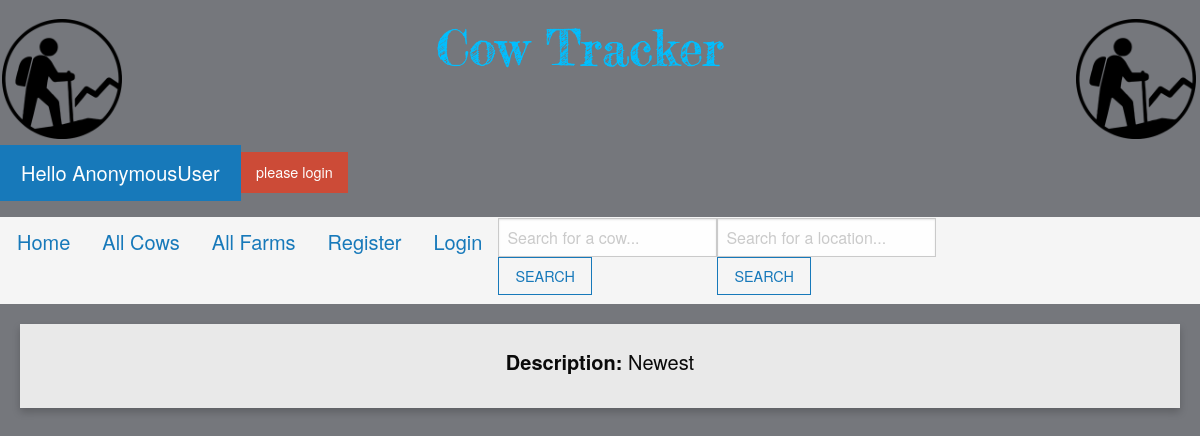
The page /single_farm/4 on the database as committed earlier.
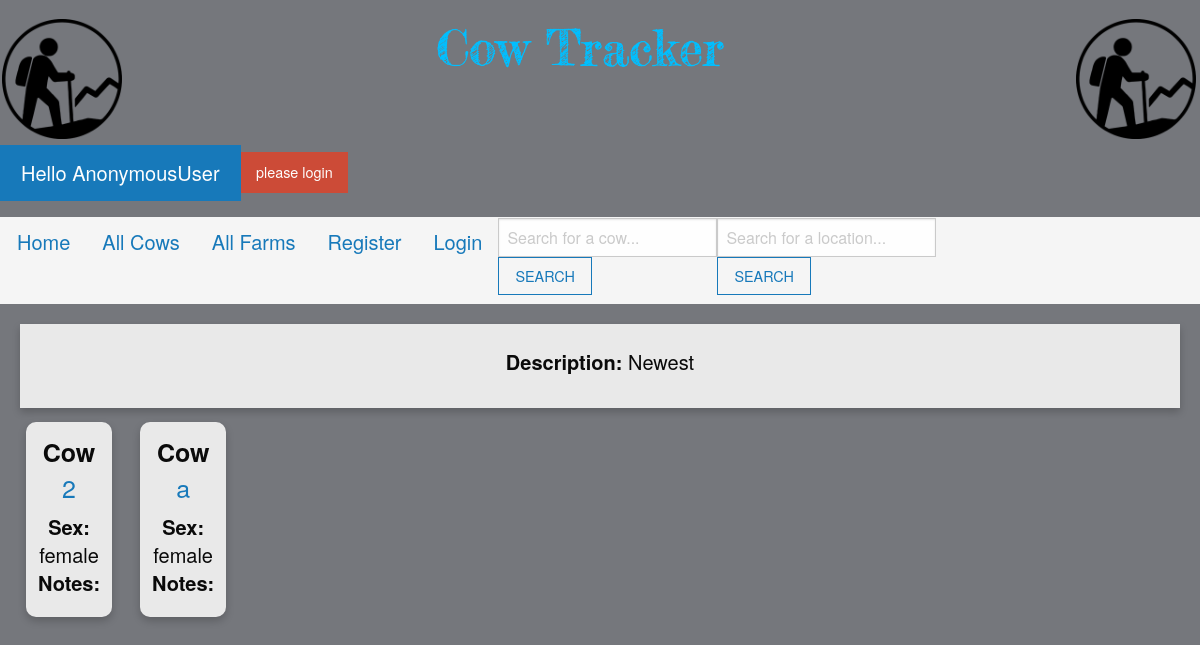
The same page on the database as committed later.
### myapp/models.py (models this page shows, shortened)
class Cow(models.Model):
 cow_tag = models.CharField(max_length = 30)
 cow_sex = models.CharField(max_length=6, choices=(('male','MALE'), ('female', "FEMALE")), default='female')
 cow_vaccinations = models.CharField(max_length = 30, blank=True)
 cow_location = models.ForeignKey(FarmLocations, blank=True, null=True, on_delete=models.CASCADE)
 cow_notes = models.CharField(max_length = 200, blank=True)
 cow_PARENT = models.ForeignKey('self', on_delete=models.CASCADE, related_name='children')

### myapp/views.py (the view)
# urls.py: path('single_farm/<farm_id>', views.single_farm, name = "single-farm"),
def single_farm(request, farm_id):
  farm = FarmLocations.objects.get(pk=farm_id)
  cowlist = Cow.objects.filter(cow_location__location_name__contains=farm.location_name)
  context={
    'title':"Farm",
    'farm':farm,
    'cowlist':cowlist
  }
  return render(request, "single_farm.html",context)

### myapp/templates/single_farm.html (shortened to what this page needs)
{% extends "base.html" %}
{% load static %}
{% block body %}
  <div class = "cardtop">
    <div class = "card-body">
      <center>
      <h5 class = "card-title">
              <strong>Description: </strong> {{ farm.location_description }}<br>
</h5></center>
</div>
</div>
          <div class ="row">
              {% for cow in cowlist reversed %}
              <div class = "column">
              <div class = "card">
                <div class = "card-body">
                  <h4><strong>Cow  </strong> <a href = "{% url 'single-cow' cow.id %}">{{ cow.cow_tag }}</h4>
                  <h5 class = "card-title">
                          <strong>Sex:</strong>  {{ cow.cow_sex }}
                          <br/>
                          <strong>Notes:</strong> {{ cow.cow_notes }}
              </div>
            </div>
</div>
              {% endfor %}
{% endblock %}
{% block footer %}
<div class="footer-box">
  <form>
  </form>
</div>
{% endblock %}

Rows that differ between the two databases and show on the page:
added Cow: cow_tag "2", cow_sex "female"
added Cow: cow_tag "a", cow_sex "female"
